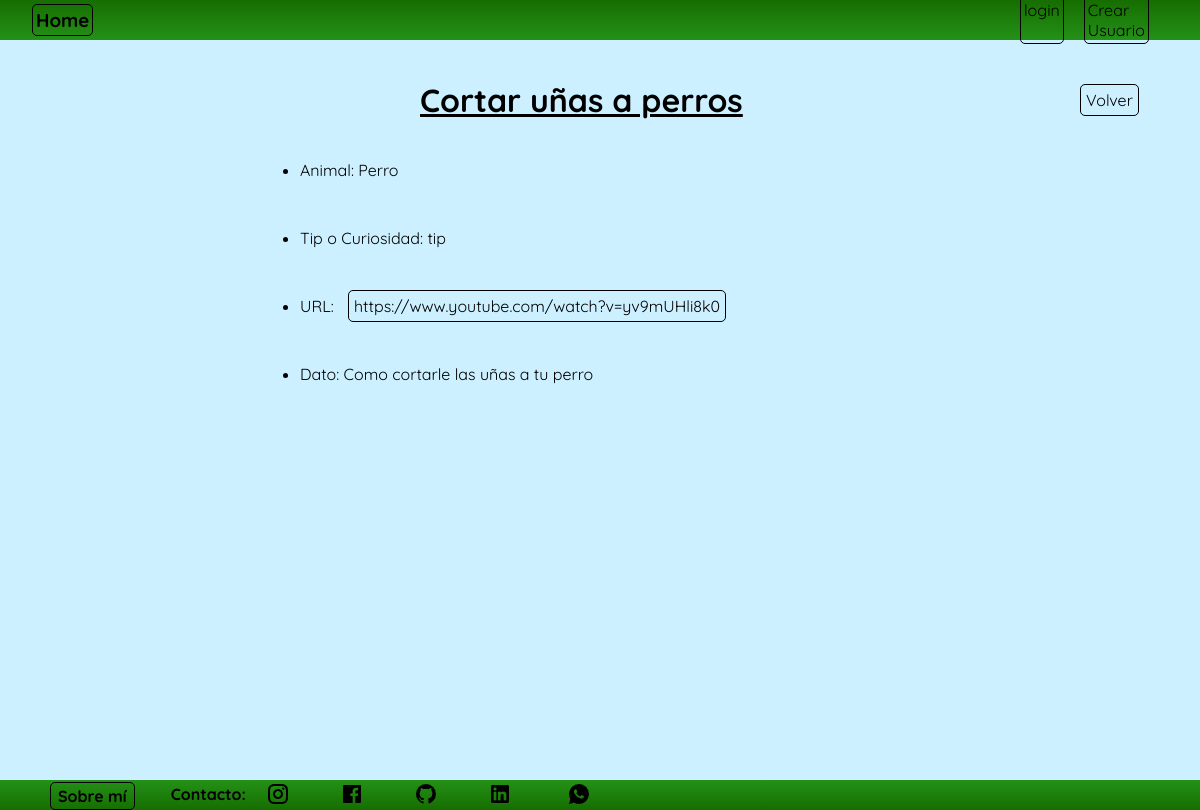
The page /comunidad/comunidad/tipcuriosidad/detail/34 on the database its author committed.
### comunidad/models.py (models this page shows, shortened)
class TipCuriosidad(models.Model):
    class TipoCuriosidad(models.TextChoices):
        TIP = 'tip', 'Tip'
        CURIOSIDAD = 'curiosidad', 'Curiosidad'
    nombre = models.CharField(max_length=100)
    animal = models.ForeignKey(TipoAnimal, on_delete=models.SET_NULL, null=True, blank=True)
    tip_o_curiosidad = models.CharField(max_length=10, choices=TipoCuriosidad.choices, verbose_name='Tip o curiosidad')
    url = models.CharField(max_length=250,null=True,blank=True, verbose_name='URL')
    dato = models.TextField(null=True,blank=True)
    class Meta:
        verbose_name = 'Tip o curiosidad'
        verbose_name_plural = 'Tips o curiosidades'

class TipoAnimal(models.Model):
    nombre = models.CharField(max_length=30)
    def __str__(self):
        return self.nombre
    class Meta:
        verbose_name = 'animal'
        verbose_name_plural = 'animales'

### comunidad/views.py (the view)
# urls.py: path('comunidad/tipcuriosidad/detail/<int:pk>', TipCuriosidadDetail.as_view(), name='tipcuriosidad_detail'),
class TipCuriosidadDetail(DetailView):
    model = TipCuriosidad

### comunidad/templates/comunidad/tipcuriosidad_detail.html (shortened to what this page needs)
{% extends 'core/base.html' %}
{% load static %}
{% block content %}
    <nav class="navbar">
        <div class="titulo">
            <h3><a href="{% url 'core:index' %}" class="link">Home</a></h3>
        </div>
        <div class="login">
            {% if user.is_authenticated %}
            <form action="{% url 'login:logout' %}" method="post">
                {% csrf_token %}
                <button type="submit" class="logout">Logout</button>
            </form>
            {% else %}
                <a href="{% url 'login:index' %}" class="link">login</a>
                <a href="{% url 'login:singup' %}" class="link">Crear Usuario</a>
            {% endif %}
        </div>
    </nav>
    <main class="contenedor">
        <div class="titulo_detalle_tipcuriosidad">
            <h1>{{ object.nombre }}</h1>
        </div>
        <ul class="contenedor_detalle">
            <div class="detalle">
                <li>Animal: {{ object.animal }}</li>
                <li>Tip o Curiosidad: {{ object.tip_o_curiosidad }}</li>
                {% if object.url %}
                    <li>URL: <a href="{{ object.url }}" target="_blank" rel="noopener noreferrer" class="url_tipcuriosidad">{{ object.url }}</a></li>
                {% endif %}
                {% if object.dato %}
                    <li>Dato: {{ object.dato }}</li>
                {% endif %}
            </div>
        </ul>
        <div class="volver_mascota_contenedor">
            <a href="{% url 'comunidad:tipcuriosidad_list' %}" class="volver_mascota">Volver</a>
        </div>
    </main>
        {% endblock content %}

### core/static/css/style.css (style rules this page uses)
* { padding: 0; margin: 0; font-family: "Quicksand", sans-serif; }
.contenedor { display: grid; grid-template-columns: repeat(20, 5vw); grid-template-rows: repeat(18, 5vh); min-height: 92.54vh; background-color: rgb(204, 240, 255); width: 100vw; overflow: auto; }
.navbar { display: grid; grid-template-columns: repeat(20, 5vw); grid-template-rows: 40px; width: 100vw; background: linear-gradient(rgb(22, 110, 0), rgb(36, 145, 24)); align-items: center; }
.link { text-decoration: none; color: black; transition-duration: .3s; border: 1px solid black; border-radius: 5px; padding: 3px; }
.login { grid-column-start: 18; grid-column-end: 20; display: flex; gap: 20px; }
.titulo { display: flex; gap: 2rem; align-items: center; margin-left: 2rem; }
.volver_mascota_contenedor { grid-column-start: 19; grid-row-start: 2; align-content: center; }
.volver_mascota { text-decoration: none; color: black; border: 1px solid black; border-radius: 5px; padding: 5px; transition-duration: .2s; }
.contenedor_detalle { display: grid; grid-template-rows: repeat(5, 1fr); gap: 1rem; grid-column-start: 6; grid-column-end: 16; grid-row-start: 4; }
.detalle { display: flex; flex-flow: column; row-gap: 3rem; grid-column-start: 1; }
.url_tipcuriosidad { text-decoration: none; color: black; border: 1px solid black ; border-radius: 5px; padding: 5px; margin-left: 10px; transition-duration: .2s; }
.titulo_detalle_tipcuriosidad { grid-column-start: 8; grid-column-end: 17; grid-row-start: 2; text-decoration: underline black; }

### rows shown on the page
TipCuriosidad: nombre "Cortar uñas a perros", animal "Perro", tip_o_curiosidad "tip", url "https://www.youtube.com/watch?v=yv9mUHli8k0", dato "Como cortarle las uñas a tu perro"
